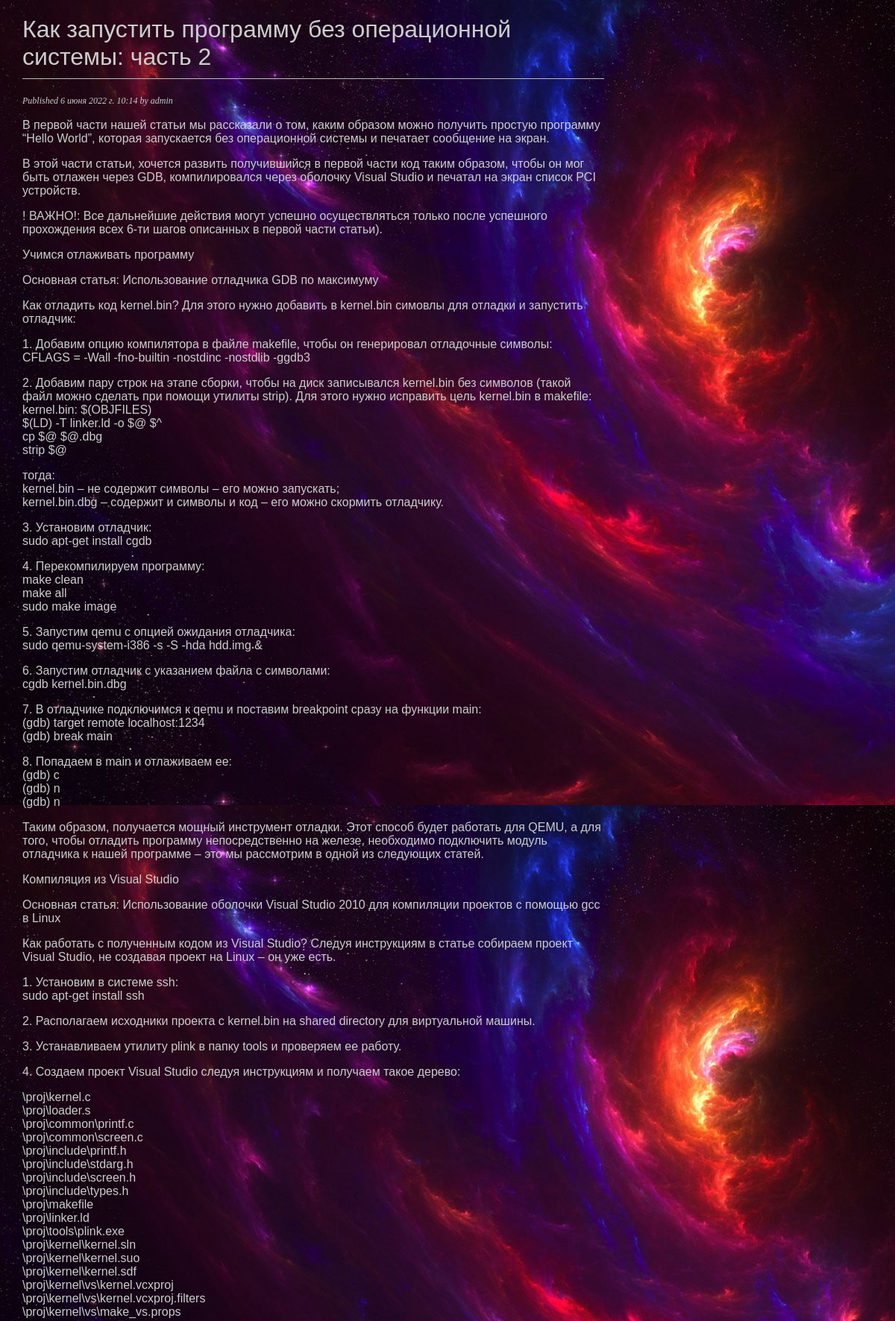
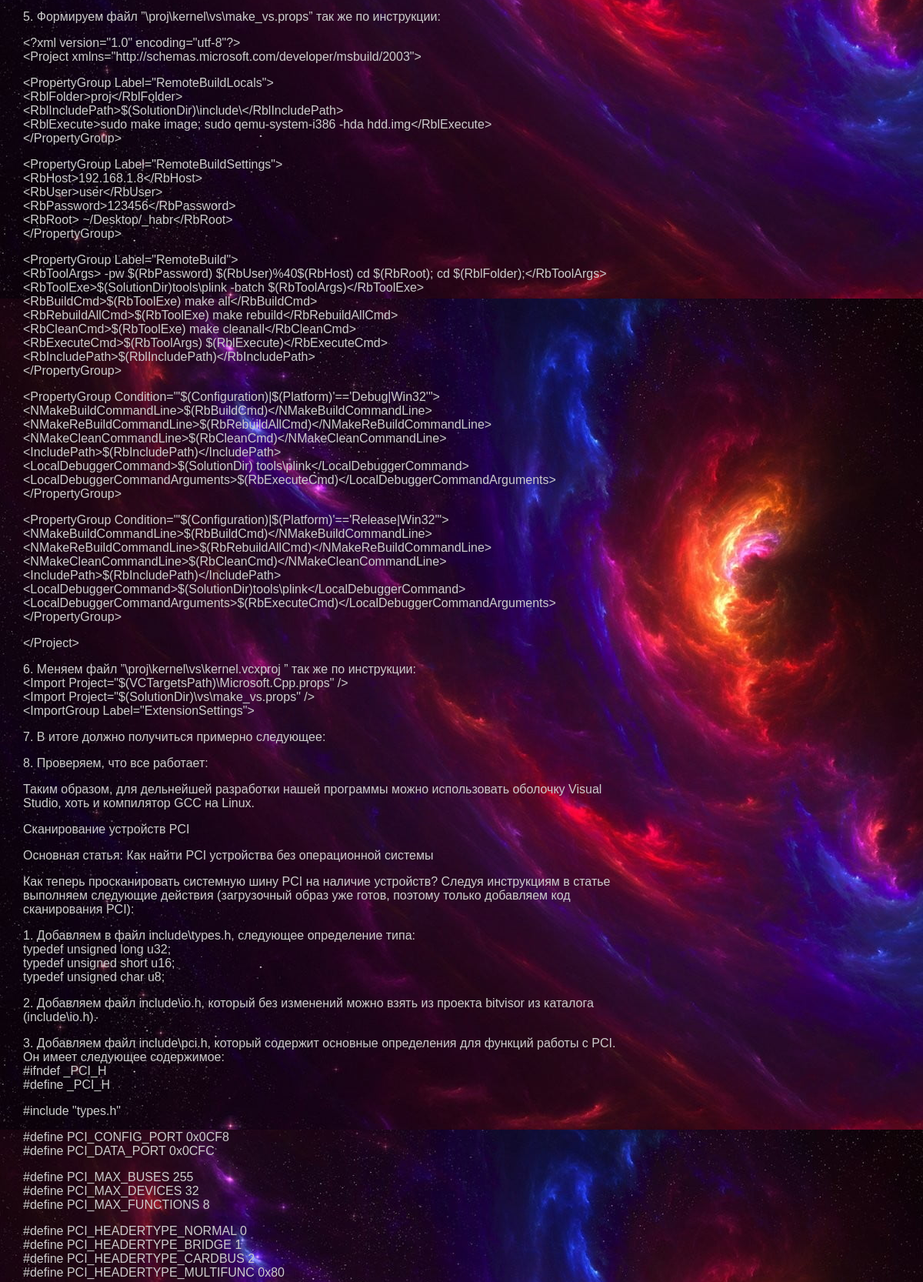
Page /blog/2022/6/6/kak-zapustit-programmu-bez-operacionnoj-sistemy-chast-2/ (upper part) on the committed database (2 pictures, top to bottom).
### blog/models.py (models this page shows, shortened)
class Post(models.Model):
    class Status(models.TextChoices):
        DRAFT = 'DF', 'Draft'
        PUBLISHED = 'PB', 'Published'
    title = models.CharField(max_length=250)
    slug = models.SlugField(max_length=250,
                            unique_for_date='publish')
    author = models.ForeignKey(User,
                               on_delete=models.CASCADE,
                               related_name='blog_posts')
    body = models.TextField()
    publish = models.DateTimeField(default=timezone.now)
    created = models.DateTimeField(auto_now_add=True)
    updated = models.DateTimeField(auto_now=True)
    status = models.CharField(max_length=2,
                              choices=Status.choices,
                              default=Status.DRAFT)
    objects = models.Manager() # The default manager.
    published = PublishedManager() # Our custom manager.
    class Meta:
        ordering = ['-publish']
        indexes = [
            models.Index(fields=['-publish']),
        ]

### blog/views.py (the view)
# urls.py: path('<int:year>/<int:month>/<int:day>/<slug:post>/',views.post_detail,name='post_detail'),
def post_detail(request, year, month, day, post):
    post = get_object_or_404(Post,
                             status=Post.Status.PUBLISHED,
                             slug=post,
                             publish__year=year,
                             publish__month=month,
                             publish__day=day)
    comments = post.comments.filter(active=True)
    form = CommentForm()
    return render(request,
                  'blog/post/detail.html',
                  {'post': post,
                   'comments': comments,
                   'form': form})

### blog/templates/blog/post/detail.html (shortened to what this page needs)
{% extends "blog/base.html" %}
{% block content %}
  <h1>{{ post.title }}</h1>
  <p class="date">
    Published {{ post.publish }} by {{ post.author }}
  </p>
  {{ post.body|linebreaks }}
{% endblock %}

### blog/static/css/blog.css (style rules this page uses)
body { margin:0; padding:0; font-family:helvetica, sans-serif; background: url(/static/css/background/space-space-art-stars-planet-wallpaper.jpg); }
h1 { color:#ccc; font-weight:normal; border-bottom:1px solid #bbb; padding:0 0 10px 0; }
p.date { color:#ccc; font-family: georgia, serif; font-size: 12px; font-style: italic; }

### rows in the picture
Post: title "Как запустить программу без операционной системы: часть 2", publish "6 июня 2022 г. 10:14", author "admin", body "В первой части нашей статьи мы рассказали о том, каким образом можно получить простую программу “Hello World”, которая запускается без операционной системы и печатает сообщение на экран. В этой части статьи, хочется развить получившийся в первой части код таким образом, чтобы он мог быть отлажен через GDB, компилировался через оболочку Visual Studio и печатал на экран список PCI устройств. ! ВАЖНО!: Все дальнейшие действия могут успешно осуществляться только после успешного прохождения всех 6-ти шагов описанных в первой части статьи). Учимся отлаживать программу Основная статья: Использование отладчика GDB по максимуму Как отладить код kernel.bin? Для этого нужно добавить в kernel.bin…"
